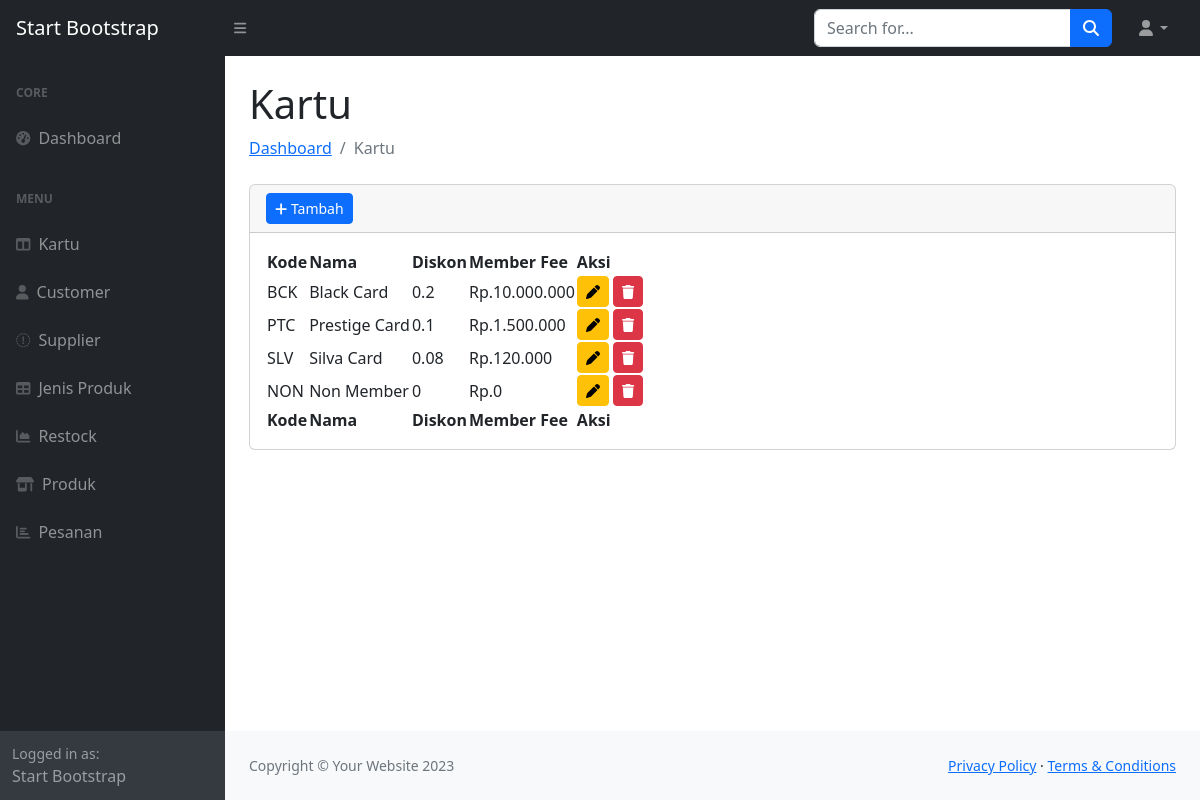
Screenshot of /admin/kartu.php with the database file from the repository.
### tables this page shows
CREATE TABLE `card` (
  `id` int(11) NOT NULL,
  `code` varchar(45) DEFAULT NULL,
  `name` varchar(45) DEFAULT NULL,
  `discount` float DEFAULT NULL,
  `member_fee` int(11) DEFAULT NULL
);

### admin/kartu.php (the view, shortened to what this page needs)
<?php
require_once 'layouts/header.php';
require_once 'layouts/navbar.php';
?>
<main>
    <div class="container-fluid px-4">
        <h1 class="mt-4">Kartu</h1>
        <ol class="breadcrumb mb-4">
            <li class="breadcrumb-item"><a href="index.php">Dashboard</a></li>
            <li class="breadcrumb-item active">Kartu</li>
        </ol>
        <div class="card mb-4">
            <div class="card-header">
                <button type="button" class="btn btn-primary btn-sm" data-toggle="modal" data-target="#modalSaya">
                    <i class="fas fa-plus"></i> Tambah
                </button>
            </div>
            <div class="card-body">
                <table id="datatablesSimple">
                    <thead>
                        <tr>
                            <th>Kode</th>
                            <th>Nama</th>
                            <th>Diskon</th>
                            <th>Member Fee</th>
                            <th>Aksi</th>
                        </tr>
                    </thead>
                    <tfoot>
                        <tr>
                            <th>Kode</th>
                            <th>Nama</th>
                            <th>Diskon</th>
                            <th>Member Fee</th>
                            <th>Aksi</th>
                        </tr>
                    </tfoot>
                    <tbody>
                        <?php
                        $sql = "SELECT * FROM `card`";
                        $query = $dbh->prepare($sql);
                        $query->execute();
                        $result = $query->fetchAll();
                        if ($query->rowCount() > 0) {
                            foreach ($result as $row) { ?>
                                <tr>
                                    <td><?= $row['code'] ?></td>
                                    <td><?= $row['name'] ?></td>
                                    <td><?= $row['discount'] ?></td>
                                    <td>Rp.<?= number_format($row['member_fee'], 0, ',', '.'); ?></td>
                                    <td>
                                        <a href="kartu_edit.php?id=<?= $row['id'] ?>" class="btn btn-warning btn-sm"><i class="fas fa-pen"></i></a>
                                        <a href="?delete=<?= $row['id'] ?>" class="btn btn-danger btn-sm"><i class="fas fa-trash"></i></a>
                                    </td>
                                </tr>
                        <?php }
                        } else {
                            echo "
                            <tr>
                                <td colspan='5'>Tidak ada data</td>
                            </tr>
                            ";
                        }
                        ?>
                    </tbody>
                </table>
            </div>
        </div>
    </div>
</main>
<?php require_once 'layouts/footer.php' ?>

### rows the page displays
card: code "BCK", name "Black Card", discount "0.2", member_fee "10.000.000"
card: code "PTC", name "Prestige Card", discount "0.1", member_fee "1.500.000"
card: code "SLV", name "Silva Card", discount "0.08", member_fee "120.000"
card: code "NON", name "Non Member", discount "0", member_fee "0"
